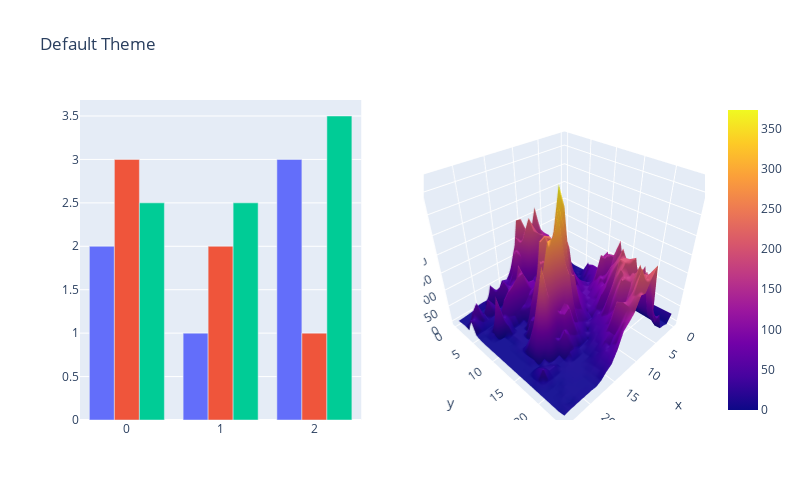

The notebook cell saved with this chart:
### Code cell
import plotly.graph_objects as go
from plotly.subplots import make_subplots
import pandas as pd

# Make figure with subplots
fig = make_subplots(rows=1, cols=2, specs=[[{"type": "bar"},
                                            {"type": "surface"}]])

# Add bar traces to subplot (1, 1)
fig.add_trace(go.Bar(y=[2, 1, 3]), row=1, col=1)
fig.add_trace(go.Bar(y=[3, 2, 1]), row=1, col=1)
fig.add_trace(go.Bar(y=[2.5, 2.5, 3.5]), row=1, col=1)

# Add surface trace to subplot (1, 2)
# Read data from a csv
z_data = pd.read_csv("https://raw.githubusercontent.com/plotly/datasets/master/api_docs/mt_bruno_elevation.csv")
fig.add_surface(z=z_data)

# Hide legend
fig.update_layout(
    showlegend=False,
    title_text="Default Theme",
    height=500,
    width=800,
)

fig.show()

### Figure 1 — Plotly figure (JSON) as saved in the notebook; plotly's stock layout.template omitted (floating-point values rounded to 4 significant figures; data arrays with more than 128 entries replaced by an {"elided": "..."} marker saying what was removed)
{"data": [{"type": "bar", "xaxis": "x", "y": [2, 1, 3], "yaxis": "y"}, {"type": "bar", "xaxis": "x", "y": [3, 2, 1], "yaxis": "y"}, {"type": "bar", "xaxis": "x", "y": [2.5, 2.5, 3.5], "yaxis": "y"}, {"type": "surface", "z": {"elided": "25x25 float values"}}], "layout": {"height": 500, "scene": {"domain": {"x": [0.55, 1], "y": [0, 1]}}, "showlegend": false, "title": {"text": "Default Theme"}, "width": 800, "xaxis": {"anchor": "y", "domain": [0, 0.45]}, "yaxis": {"anchor": "x", "domain": [0, 1]}}}
